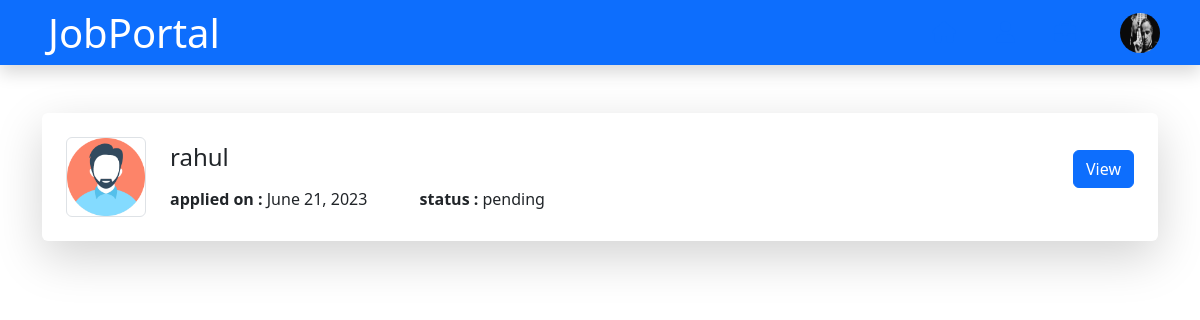
Screenshot of /job/2/application/list/ (signed in) with the database file from the repository.
### api/models.py (models this page shows, shortened)
class User(AbstractUser):
      options = (
        ("candidate","candidate"),
        ("employer","employer")
      )
      role = models.CharField(max_length=200,choices=options)

class CompanyProfile(models.Model):
    user = models.OneToOneField(User, on_delete=models.CASCADE,related_name='employerprofile')
    phone = models.CharField(max_length=10)
    logo = models.ImageField(upload_to="logos", null=True,blank=True)
    description = models.CharField(max_length=500)
    location = models.CharField(max_length=200)
    adress =  models.CharField(max_length=300)
    company_name = models.CharField(max_length=200)

class Application(models.Model):
    job = models.ForeignKey(Job, on_delete=models.CASCADE)
    candidate = models.ForeignKey(CandidateProfile, on_delete=models.CASCADE)
    options = (
        ("pending","pending"),
		("accept","accept"),
		("reject","reject"),
        ("cancelled","cancelled")
    )
    status = models.CharField(max_length=200,choices=options,default="pending")
    apply_date = models.DateField(auto_now_add=True)
    is_active=models.BooleanField(default=True)
    class Meta:
        ordering=['-apply_date']

class CandidateProfile(models.Model):
    user = models.OneToOneField(User, on_delete=models.CASCADE,related_name='employeeprofile')
    phone = models.CharField(max_length=10)
    image = models.ImageField(upload_to="images",null=True,blank=True)
    genders=(
            ('Male','Male'),
            ('Female','Female'),
            ('Other','Other')
        )
    gender = models.CharField(max_length=10,choices=genders,default="Male")
    qualification = models.CharField(max_length=200)
    resume = models.FileField(upload_to="resumes",null=True,blank=True)
    location = models.CharField(max_length=200)
    ready_to_relocate = models.BooleanField(default=False)
    skills = models.CharField(max_length=200)
    experience = models.CharField(max_length=200)
    description=models.CharField(max_length=500)
    def __str__ (self):
        return self.user.first_name

### Job/views.py (the view)
# urls.py: path('job/<int:id>/application/list/',views.ApplicationListView.as_view(),name='application-list'),
@method_decorator(employerdecs,name='dispatch')
class ApplicationListView(ListView):
    model=Application
    template_name='application-list.html'
    context_object_name='apps'
    def get_queryset(self):
        id=self.kwargs.get('id')
        job=Job.objects.get(id=id)
        return Application.objects.filter(job=job,status='pending')

### Job/views.py (called while the page is built)
def employersignin_required(fn):
    def wrapper(request,*args,**kwargs):
        if request.user.is_authenticated and request.user.role=='employer':
            return fn(request,*args,**kwargs)
        else:
            return redirect('error')
    return wrapper

### Job/templates/application-list.html
{%extends 'employer-base.html'%}
{%block body%}
<link href="https://cdnjs.cloudflare.com/ajax/libs/font-awesome/5.10.0/css/all.min.css" rel="stylesheet">
<body>
    <div class="container-xxl py-5 " >
        <div class="container ">
            <div class="tab-class text-center wow fadeInUp" >
                <div class="tab-content">
                    <div id="tab-1" class="tab-pane fade show active ">
                        {%for a in apps%}
                        <div class="job-item-1 job-item p-4 mb-4  p-3 shadow-lg rounded">
                            <div class="row g-4">
                                <div class="col-sm-12 col-md-8 d-flex align-items-center">
                                    <img class="flex-shrink-0 img-fluid border rounded" src="{{a.candidate.image.url}}" alt="" style="width: 80px; height: 80px;">
                                    <div class="text-start ps-4">
                                        <h4 class="mb-3">{{a.candidate}}</h4>
                                        <span class="text-truncate me-5"><strong>applied on :</strong> {{a.apply_date}}</span>
                                        <span class="text-truncate me-0"><strong>status :</strong> {{a.status}} </span>
                                    </div>
                                </div>
                                <div class="col-sm-12 col-md-4 d-flex flex-column align-items-start align-items-md-end justify-content-center">
                                    <div class="d-flex mb-3">
                                        <a class="btn btn-primary" href="{%url 'candidate-details' a.id %}">View</a>
                                    </div>
                                </div>
                            </div>
                        </div>
                        {%endfor%}
                    </div>
                </div>
            </div>
        </div>
    </div>
</body>
{%endblock%}

### Job/templates/employer-base.html (shortened to what this page needs)
<!DOCTYPE html>
<html lang="en">
<head>
    <link href="https://cdn.jsdelivr.net/npm/bootstrap@5.3.0-alpha3/dist/css/bootstrap.min.css" rel="stylesheet">
</head>
<body>
   <nav class=" navbar navbar-expand-lg bg-primary navbar-light shadow sticky-top p-4 ">
    <h1 class="m-0 text-white ms-4">JobPortal</h1>
    <div class="collapse navbar-collapse " id="navbarCollapse" >
        <div class="navbar-nav ms-auto p-4 p-lg-0">
            <a href="{%url 'employer-home'%}" class="nav-item nav-link active text-primary me-4"><i class="fa-solid fa-house fa-lg" ></i></a>
            {%if request.user.employerprofile%}
            <a href="{%url 'company-profile'%}" class="nav-item nav-link text-primary me-4"><i class="fa-solid fa-user fa-lg" ></i></a>
            {%else%}
            <a href="{%url 'companyprofile-create'%}" class="nav-item nav-link text-primary me-4"><i class="fa-solid fa-user fa-lg" ></i></a>
            {%endif%}
            <div class="nav-item dropdown job me-4">
                <a href="#" class="nav-link dropdown-toggle text-primary" data-bs-toggle="dropdown"><i class="fa-solid fa-briefcase fa-lg"></i></a>
            </div>
            <div class="dropdown me-3" >
                <img src="{{request.user.employerprofile.logo.url}}" class="rounded-circle"  data-bs-toggle="dropdown" aria-expanded="false" height="40px" width="40px">
              </div>
            </div>
    </div>
</nav>
{%block body%}
{%endblock%}
</body>
</html>

### Job/templates/employer-base.html (style rules this page uses)
.navbar { height: 65px; }

### rows the page displays
User: user.employerprofile.logo (picture)
Application: candidate.image (picture), candidate "rahul", apply_date "June 21, 2023", status "pending"
